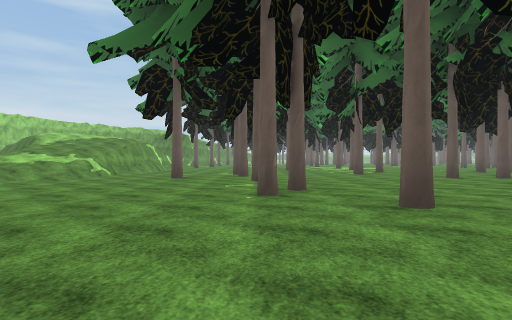
View 1 (above)

24 first-person views from a walk through a 3-D level made in the Unity game engine. The camera is 1.2 m above the floor, looks level and sees 80° across. The floor is counted in squares, 2.67 m on a side. Each view is taken from the middle of a square. On the plan, view 1 faces up. The plan holds only what a view shows up to about 9 squares ahead; the rest is blank. The place goes on beyond the plan. The player is left out. Some surface patterns are stand-ins.

View 2
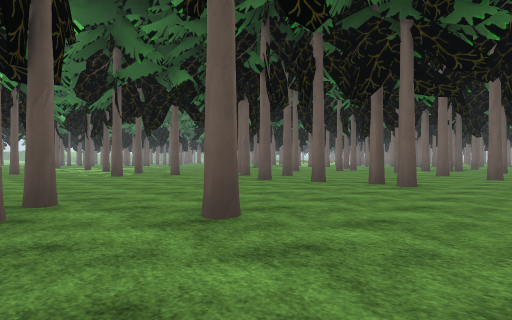

View 3
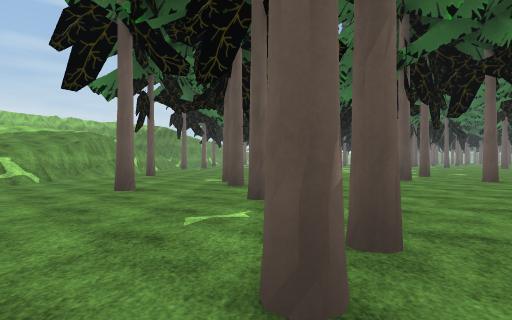

View 4
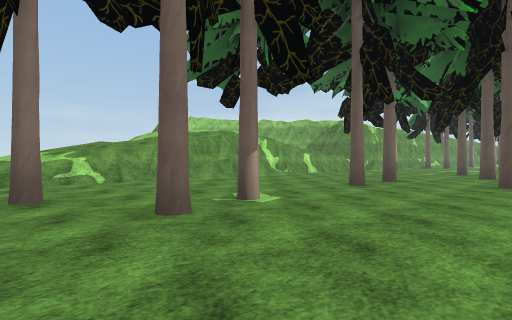

View 5
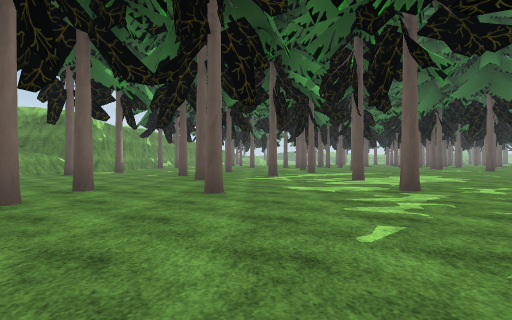

View 6
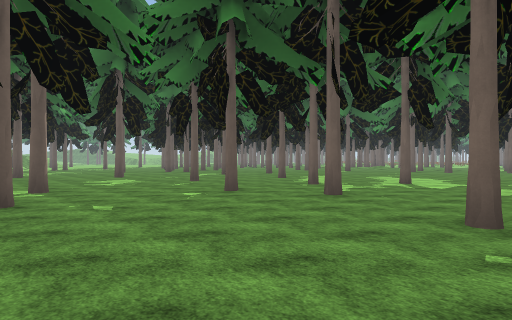

View 7
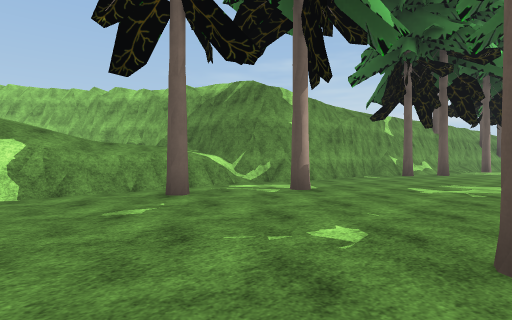

View 8
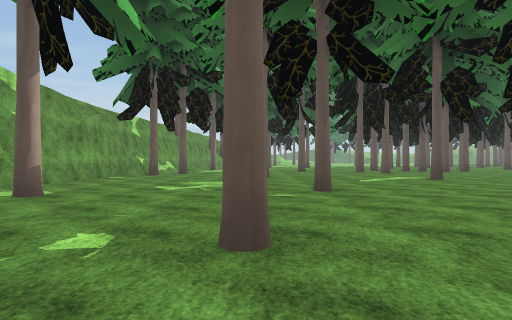

View 9
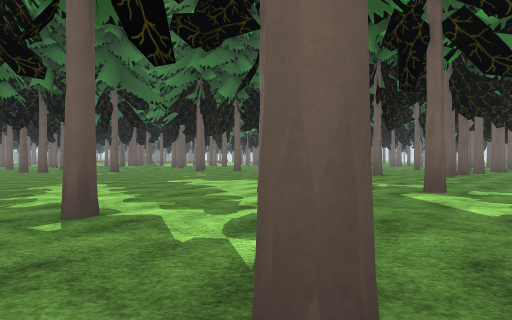

View 10
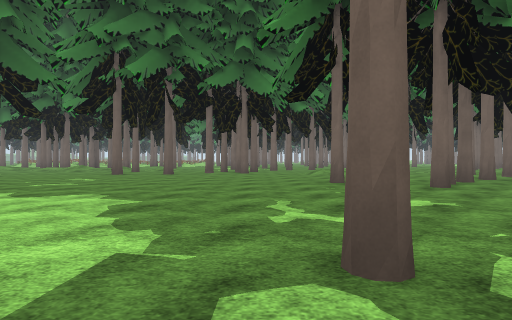

View 11
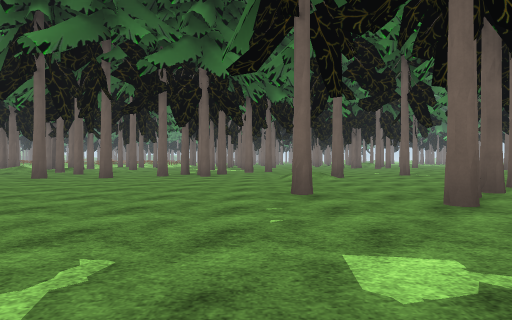

View 12
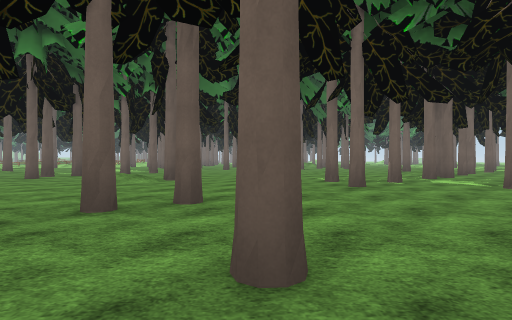

View 13
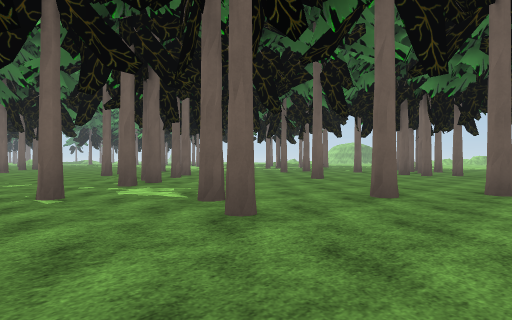

View 14
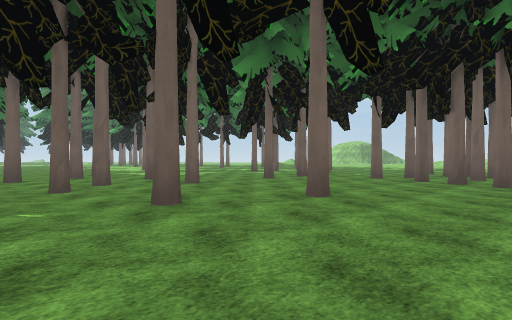

View 15
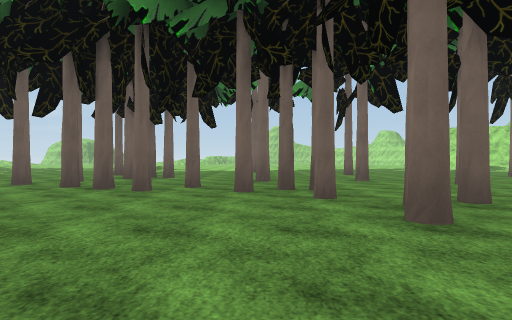

View 16
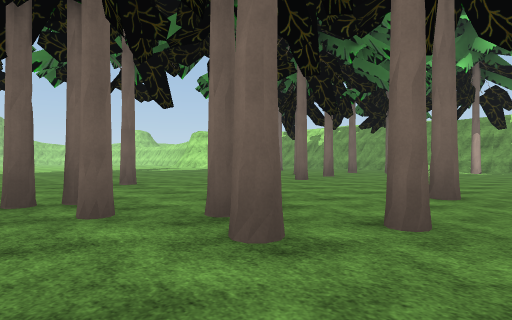

View 17
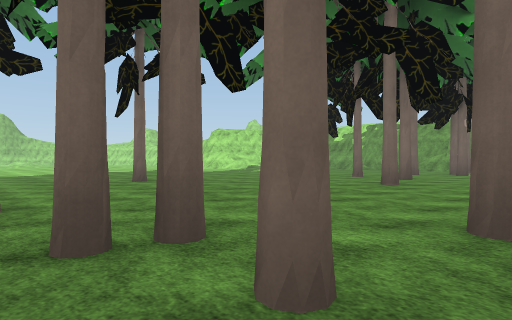

View 18
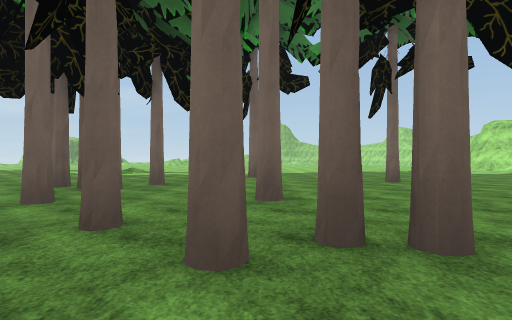

View 19
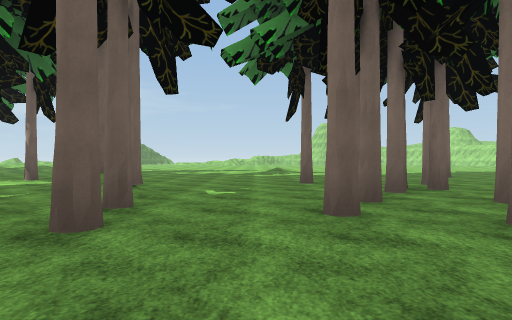

View 20
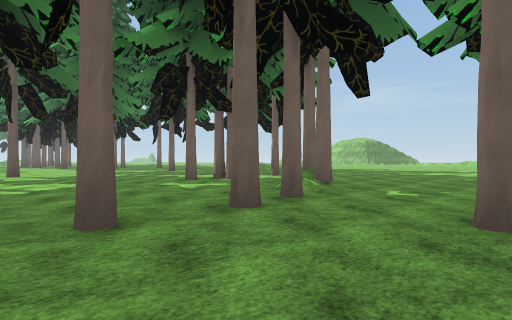

View 21
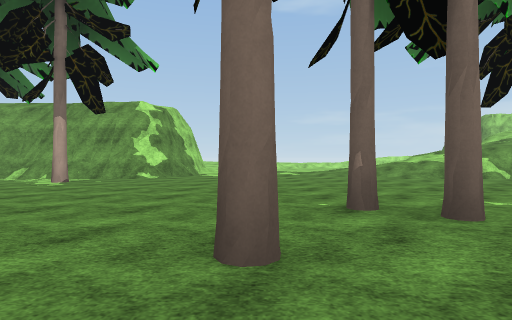

View 22
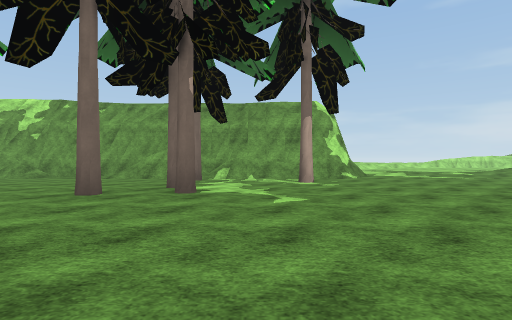

View 23
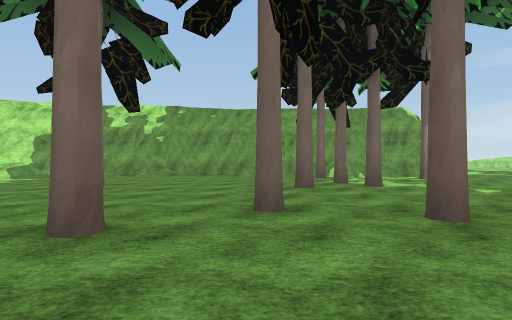

View 24
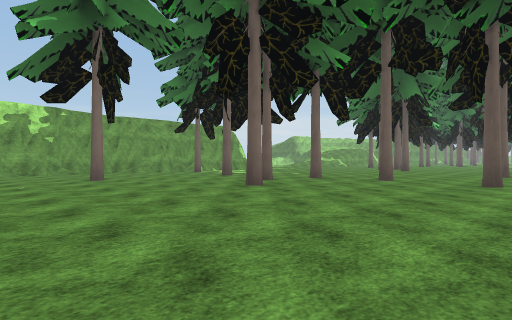

### Floor plan
Key: @ floor where view 1 was taken; # wall or solid block; . floor; / step, stairs or slope; = window, fence, low wall or low ledge; v drop or lower ground; T thing the floor can be seen under or through.
Columns run from 10 left of view 1 to 20 right of it. Each row starts with its distance up from view 1.
 26        #..
 25      /##.. .......
 24      /v...#.......
 23      /v.......#.....
 22      /v......... ...
 21   //###............
 20  ##///.#...#.. .........
 19 #//  /..................
 18     //#...#...........#..
 17     //......#..........#.
 16      /.....#..#...........
 15       /.................#.
 14       /..#.............#.#
 13      //....#..#..........
 12    ////#.#.........#..//.
 11    ////........#..#.../#
 10    ////......#.....#.....
  9    ///...#.......#..#....
  8    =//....#....#........#
  7     //..#........#...##...
  6     //....#...................
  5     //.....#...........#......
  4     /.....#...... ......#..#.
  3     /......#.......#.....#..#..
  2     ..............#....#..#....
  1     /........... .....#..#...#
  0     ##....@....#.T.........#.
 -1      #.#.........T...........
 -2      #............TT...........
 -3      #..##...#......TTT..#.....
 -4      #......#..#.......#.#.....
 -5      #.....#.....#.#......#....
 -6      #......#........##....#...
 -7      #..........#....###......
 -8      #...#...................#
 -9      #.............#.........
-10      ##..  ......... .......

Where each view was taken, in squares from view 1:
view 1: 0 up, 0 right, facing up
view 2: 1 up, 0 right, facing up-right
view 3: 3 up, 0 right, facing up
view 4: 7 up, 2 right, facing up-left
view 5: 9 up, 2 right, facing up
view 6: 13 up, 4 left, facing up-right
view 7: 16 up, 0 right, facing up-left
view 8: 16 up, 0 right, facing up
view 9: 16 up, 0 right, facing right
view 10: 14 up, 3 right, facing right
view 11: 13 up, 5 right, facing right
view 12: 9 up, 6 right, facing right
view 13: 7 up, 8 right, facing down-right
view 14: 4 up, 10 right, facing down-right
view 15: 2 up, 9 right, facing down
view 16: 1 up, 9 right, facing down-left
view 17: 1 down, 9 right, facing down-left
view 18: 1 down, 9 right, facing down
view 19: 1 down, 14 right, facing down
view 20: 1 down, 13 right, facing down-right
view 21: 3 up, 3 right, facing left
view 22: 2 down, 3 right, facing left
view 23: 5 down, 4 right, facing left
view 24: 10 down, 6 right, facing up-left
